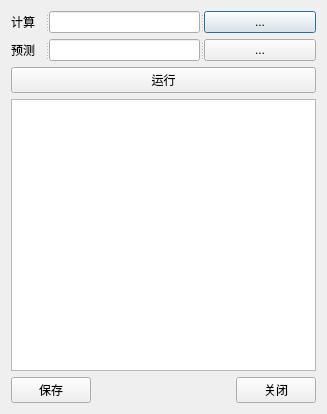
<?xml version="1.0" encoding="UTF-8"?>
<ui version="4.0">
 <class>Dialog</class>
 <widget class="QDialog" name="Dialog">
  <property name="geometry">
   <rect>
    <x>0</x>
    <y>0</y>
    <width>327</width>
    <height>414</height>
   </rect>
  </property>
  <property name="windowTitle">
   <string>Dialog</string>
  </property>
  <property name="windowIcon">
   <iconset>
    <normaloff>res/logo.ico</normaloff>res/logo.ico</iconset>
  </property>
  <layout class="QGridLayout" name="gridLayout">
   <item row="0" column="0">
    <widget class="QSplitter" name="splitter">
     <property name="orientation">
      <enum>Qt::Horizontal</enum>
     </property>
     <widget class="QLabel" name="label">
      <property name="text">
       <string>计算</string>
      </property>
     </widget>
     <widget class="QLineEdit" name="lineEdit"/>
     <widget class="QPushButton" name="pushButton">
      <property name="text">
       <string>...</string>
      </property>
     </widget>
    </widget>
   </item>
   <item row="1" column="0">
    <widget class="QSplitter" name="splitter_2">
     <property name="orientation">
      <enum>Qt::Horizontal</enum>
     </property>
     <widget class="QLabel" name="label_2">
      <property name="text">
       <string>预测</string>
      </property>
     </widget>
     <widget class="QLineEdit" name="lineEdit_2"/>
     <widget class="QPushButton" name="pushButton_2">
      <property name="text">
       <string>...</string>
      </property>
     </widget>
    </widget>
   </item>
   <item row="2" column="0">
    <widget class="QPushButton" name="pushButton_5">
     <property name="text">
      <string>运行</string>
     </property>
    </widget>
   </item>
   <item row="3" column="0">
    <widget class="QTextBrowser" name="textBrowser"/>
   </item>
   <item row="4" column="0">
    <layout class="QHBoxLayout" name="horizontalLayout">
     <item>
      <widget class="QPushButton" name="pushButton_6">
       <property name="text">
        <string>保存</string>
       </property>
      </widget>
     </item>
     <item>
      <spacer name="horizontalSpacer">
       <property name="orientation">
        <enum>Qt::Horizontal</enum>
       </property>
       <property name="sizeHint" stdset="0">
        <size>
         <width>40</width>
         <height>20</height>
        </size>
       </property>
      </spacer>
     </item>
     <item>
      <widget class="QPushButton" name="pushButton_7">
       <property name="text">
        <string>关闭</string>
       </property>
      </widget>
     </item>
    </layout>
   </item>
  </layout>
 </widget>
 <resources/>
 <connections/>
</ui>
